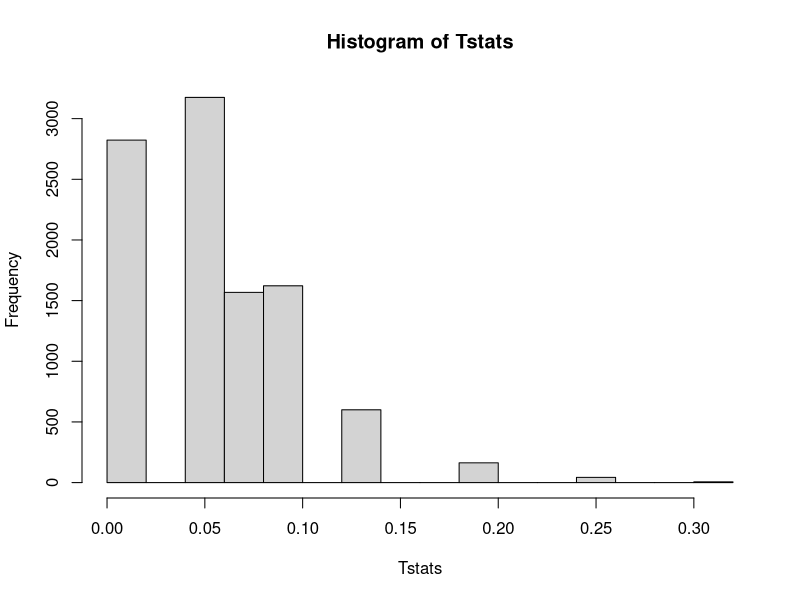

The R source for this figure:
X = c(1,1,1,1,0,0,1,0,1,0,1,1,1,1,0,0,0)
n = length(X)
p0 = 0.1
Tstat = abs(mean(X) - p0)
Tstats = replicate(1e4, {
  sampleX = rbinom(n, size=1, prob=p0)
  sampleTstat = abs(mean(sampleX) - p0)
})
crit = quantile(Tstats, probs=0.95) - 1/n
hist(Tstats)
reject = Tstat >= crit
reject